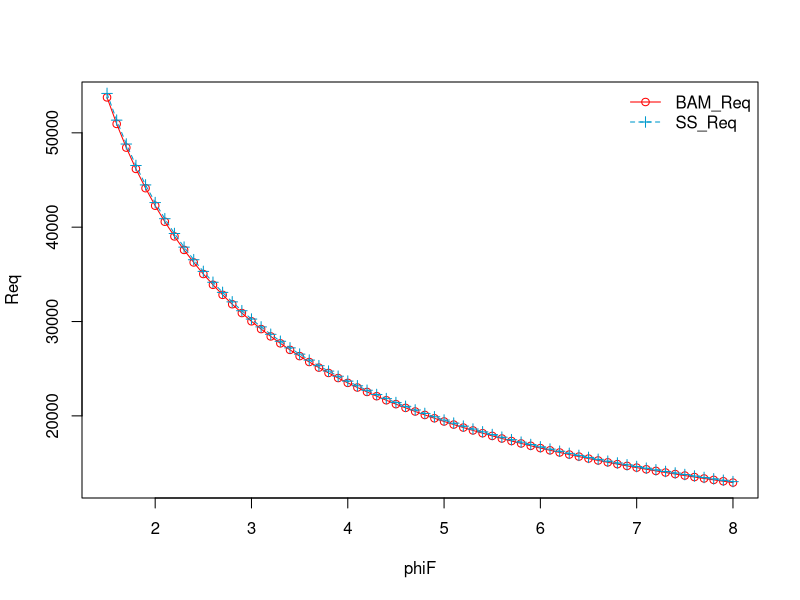
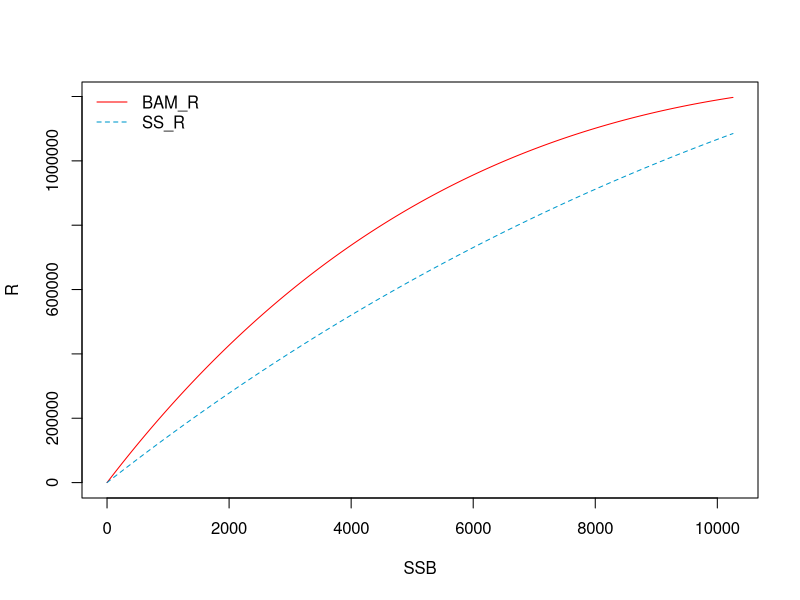
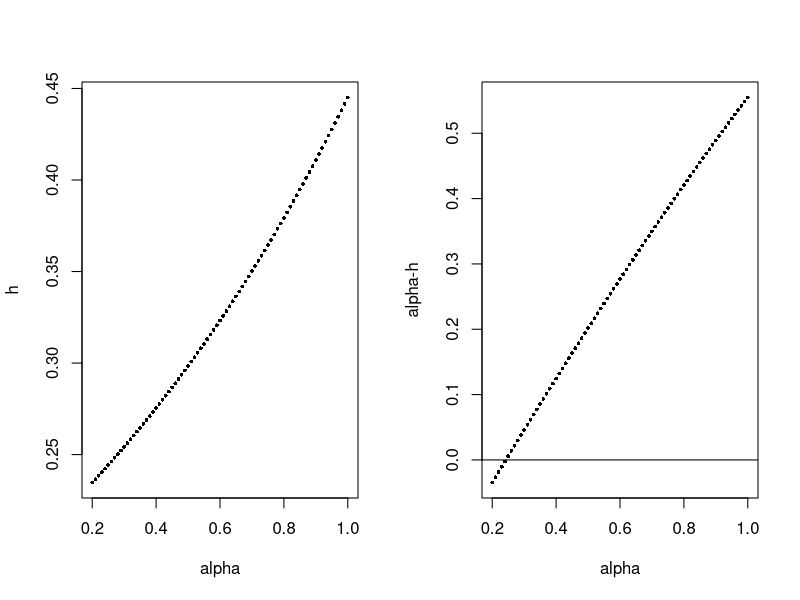
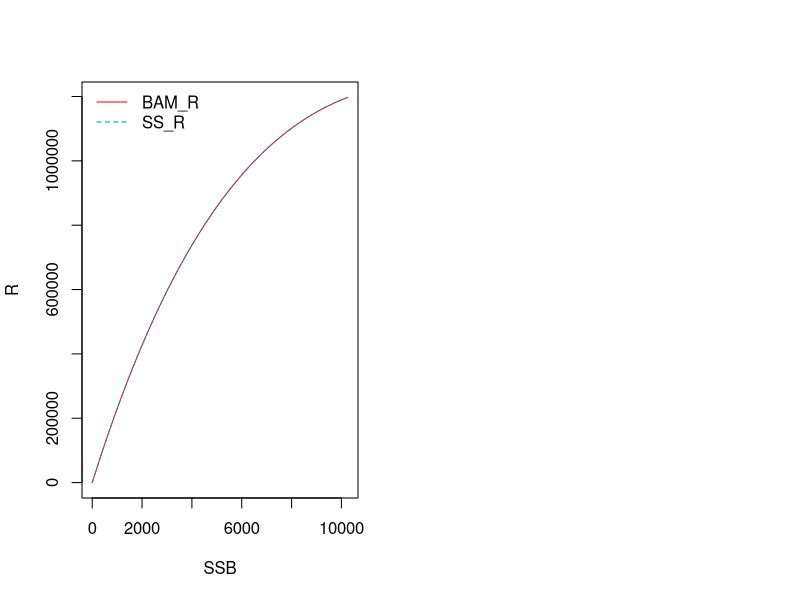
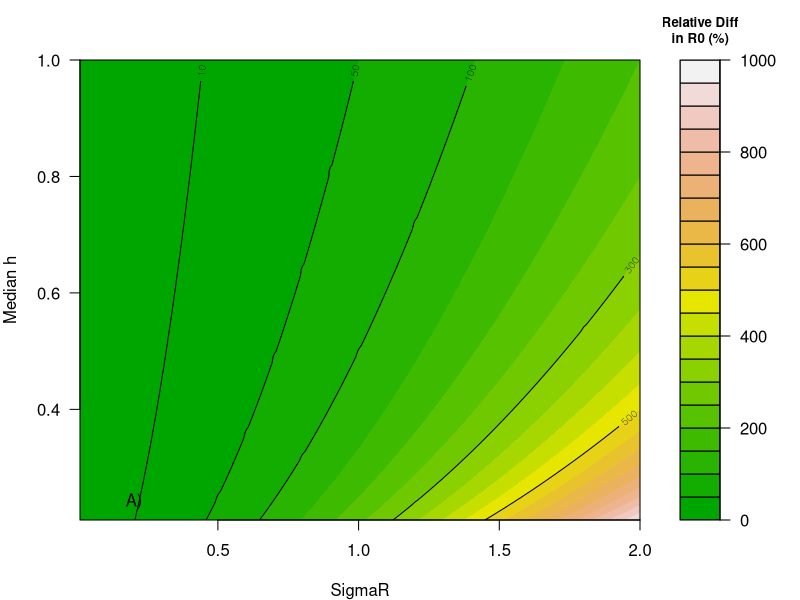
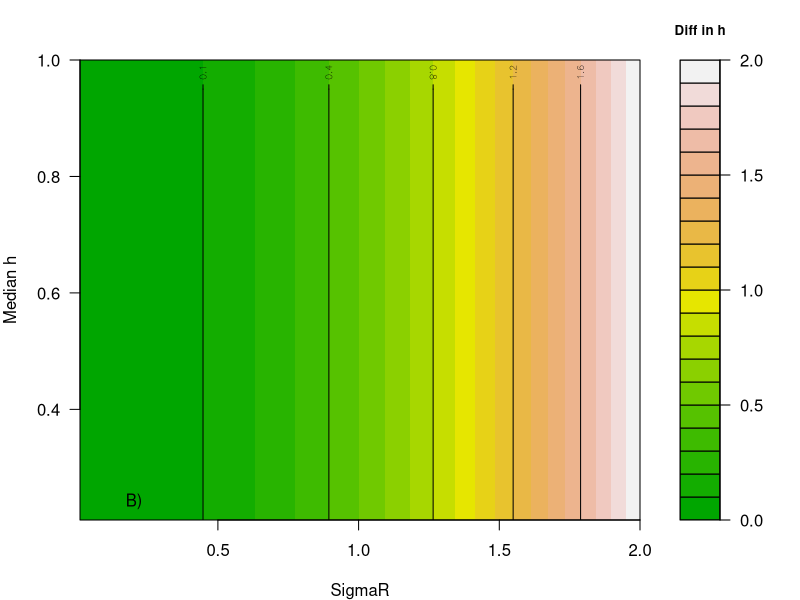

The R script that drew these images, in order:
## ---- chunk 1
knitr::opts_chunk$set(echo = TRUE)
## ---- chunk 2
R0_med_true=1000000     # true median R0 value
h_med_true=0.75   # vector of median steepness (h) values
phi0=0.01025625

sd.val=0.6
BC=(sd.val^2)/2

n=100000 # use a fairly large number because fits need be very tight

S0_med_true=R0_med_true*phi0

#S.vec=runif(n,min=0,max=S0)
S.vec=seq(0.001,S0_med_true, length=n)

R.vec.true=S.vec/phi0*exp(h_med_true*(1-S.vec/(R0_med_true*phi0)))
lnormdev.vec=rlnorm(n,0,sd.val)
R.vec.obs=R.vec.true*lnormdev.vec

# median S-R fit (produces median R0 and h, used in BAM)
SR.fit.med=function(par){
  R0.par=par[1]
  h.par=par[2]
  R.vec.pred=S.vec/phi0*exp(h.par*(1-S.vec/(R0.par*phi0)))
  resid=(log(R.vec.obs)-log(R.vec.pred))^2 # median likelihood
  resid.out=sum(resid)
  resid.out}

# SS S-R fit (produces mean R0 and h, used in SS)
SR.fit.SS=function(par){
  R0.par=par[1]
  h.par=par[2]
  R.vec.pred=S.vec/phi0*exp(h.par*(1-S.vec/(R0.par*phi0)))*exp(-BC)
  resid=(log(R.vec.obs)-log(R.vec.pred))^2 # median likelihood
  resid.out=sum(resid)
  resid.out}

#optimization for SR parameters using mean and median fit criteria
fit.med=optim(c(R0_med_true,h_med_true),SR.fit.med,lower=c(0,0.2),method="L-BFGS-B",upper=c(3*R0_med_true,1.0))
fit.SS=optim(c(R0_med_true,h_med_true),SR.fit.SS,lower=c(0,0.2),method="L-BFGS-B",upper=c(3*R0_med_true,1.0))

R0.BAM=fit.med$par[1]
h.BAM=fit.med$par[2]

R0.SS=fit.SS$par[1]
h.SS=fit.SS$par[2]
S0.SS=R0.SS*phi0

phiF=seq(from=1.5,to=8,by=0.1)

# SS method
Seq.SS=S0.SS*(1.+(log(R0.SS/S0.SS)+log(phiF))/h.SS);
Req.SS=R0.SS*Seq.SS/S0.SS * exp(h.SS*(1.-Seq.SS/S0.SS));
# BAM method
#Req.BAM=R0.BAM*(exp(BC)*4*h.BAM*phiF-(1-h.BAM)*phi0)/((5*h.BAM-1)*phiF)
Req.BAM=R0.BAM/(phiF/phi0)*(1+log(exp(BC)*phiF/phi0)/h.BAM)
Seq.BAM=Req.BAM*phiF

cat(paste("True_Median_R0=", R0_med_true, sep=""),
    paste("True_Median_h=", h_med_true, sep=""),
    paste("BAM_Median_R0=", R0.BAM, sep=""), 
    paste("BAM_Median_h=", h.BAM, sep=""), 
    paste("SS_Mean_R0=", R0.SS, sep=""),
    paste("SS_Mean_h=", h.SS, sep=""),
    sep="\n")

plot(phiF, Req.BAM, col="red", pch=1, type="o", lty=1, xlab="phiF", ylab="Req")
lines(phiF, Req.SS, col="deepskyblue3", pch=3, type="o", lty=2)
legend("topright",
       legend=c("BAM_Req", "SS_Req"), 
       col=c("red", "deepskyblue3"), 
       lty=c(1, 2),
       pch=c(1, 3),
       bty="n")
## ---- chunk 3
convertSRparms <- function(R0, h, phi, sigmaR, mean2med){
  BC <- ifelse(mean2med == TRUE, exp(-0.5 * sigmaR^2), exp(0.5 * sigmaR^2))
  S0BC <- R0 * phi * (1 + log(BC) / h)
  R0BC <- S0BC / phi
  Rnew <- BC * 0.2 *S0BC / phi * exp(h * (1 - 0.2 * S0BC/ (R0 * phi)))
  hBC <- Rnew /R0BC
  return(list(S0BC = S0BC, R0BC = R0BC, hBC = hBC))
}
## ---- chunk 4
R0 <- R0_med_true
h <- h_med_true
phi <- phi0
sigmaR <- sd.val
mean2med <- FALSE
p <- convertSRparms(R0, h, phi, sigmaR, mean2med)
## ---- chunk 5
cat(paste("R0=", R0, sep=""), 
    paste("h=", h, sep=""), 
    paste("phi=", phi, sep=""),
    paste("sigmaR=", sigmaR, sep=""),
    paste("mean2med=", mean2med, sep=""),
    paste("R0BC=", p$R0BC, sep=""),
    paste("hBC=", p$hBC, sep=""),
    sep="\n")
## ---- chunk 6
BC <- ifelse(mean2med == TRUE, exp(-0.5 * sigmaR^2), exp(0.5 * sigmaR^2))
S.vec <- seq(0, R0 * phi, length.out = 1000)
R.vec <- S.vec / phi * exp(h * (1 - S.vec/ (R0 * phi)))
R.vecBC <- R.vec * BC
R.calc <- S.vec / phi * exp(p$hBC * (1 - S.vec / (p$R0BC * phi)))
diff <- R.calc - R.vecBC
range(diff)
plot(S.vec, R.vecBC, col="red", xlab="SSB", ylab="R", type="l", lty=1)
lines(S.vec, R.calc, col="deepskyblue3", lty=2)
legend("topleft", 
       legend=c("BAM_R", "SS_R"), 
       col=c("red", "deepskyblue3"), 
       lty=c(1,2),
       bty="n")
## ---- chunk 7
alpha=seq(0.2, 1, by=0.01)
h=0.2*exp(alpha*0.8)
par(mfrow=c(1,2))
plot(alpha, h, xlab="alpha", ylab="h", pch=16, cex=0.5)
plot(alpha, alpha-h, xlab="alpha", ylab="alpha-h", pch=16, cex=0.5)
abline(h=0)
## ---- chunk 8
convertSRparms <- function(R0, h, phi, sigmaR, mean2med){
  BC <- ifelse(mean2med == TRUE, exp(-0.5 * sigmaR^2), exp(0.5 * sigmaR^2))
  S0BC <- R0 * phi * (1 + log(BC) / h)
  R0BC <- S0BC / phi
  Rnew <- BC * 0.2 *S0BC / phi * exp(h * (1 - 0.2 * S0BC/ (R0 * phi)))
  hBC <- 1.25*log(5*Rnew /R0BC)
  return(list(S0BC = S0BC, R0BC = R0BC, hBC = hBC))
}
## ---- chunk 9
R0 <- R0_med_true
h <- h_med_true
phi <- phi0
sigmaR <- sd.val
mean2med <- FALSE
p <- convertSRparms(R0, h, phi, sigmaR, mean2med)
## ---- chunk 10
cat(paste("R0=", R0, sep=""), 
    paste("h=", h, sep=""), 
    paste("phi=", phi, sep=""),
    paste("sigmaR=", sigmaR, sep=""),
    paste("mean2med=", mean2med, sep=""),
    paste("R0BC=", p$R0BC, sep=""),
    paste("hBC=", p$hBC, sep=""),
    sep="\n")
## ---- chunk 11
BC <- ifelse(mean2med == TRUE, exp(-0.5 * sigmaR^2), exp(0.5 * sigmaR^2))
S.vec <- seq(0, R0 * phi, length.out = 1000)
R.vec <- S.vec / phi * exp(h * (1 - S.vec/ (R0 * phi)))
R.vecBC <- R.vec * BC
R.calc <- S.vec / phi * exp(p$hBC * (1 - S.vec / (p$R0BC * phi)))
diff <- R.calc - R.vecBC
range(diff)
plot(S.vec, R.vecBC, col="red", xlab="SSB", ylab="R", type="l", lty=1)
lines(S.vec, R.calc, col="deepskyblue3", lty=2)
legend("topleft", 
       legend=c("BAM_R", "SS_R"), 
       col=c("red", "deepskyblue3"), 
       lty=c(1,2),
       bty="n")
## ---- chunk 12
R0=1000000
phi=0.01025625
sigmaR=seq(0.01, 2, by=0.01)
h=seq(0.21, 1, by=0.01)

R0diff <- hdiff <- matrix(NA, nrow=length(sigmaR), ncol=length(h))

for(i in 1:length(sigmaR)){
  for(j in 1:length(h)){
    R0diff[i,j] <- (convertSRparms(R0=R0, h=h[j], phi=phi, sigmaR=sigmaR[i], mean2med=FALSE)$R0BC-R0)/R0*100
    hdiff[i,j] <- (convertSRparms(R0=R0, h=h[j], phi=phi, sigmaR=sigmaR[i], mean2med=FALSE)$hBC-h[j])
  }
}

par(mfrow=c(1,1), mar=c(4,4,3,0.5))
filled.contour(sigmaR, h, R0diff,
               color = terrain.colors,
               xlab="SigmaR", ylab="Median h",
               plot.axes = {
                 axis(1); axis(2);
                 contour(sigmaR, h, R0diff,
                         col = "black",
                         add = TRUE,
                         levels = c(10, 50, 100, 300, 500),
                         method="edge")
                 },
               key.title = {
                 par(cex.main=0.8);
                 title(main="Relative Diff\nin R0 (%)")
                 })
legend("bottomleft", "A)", bty="n", box.col = "")

par(mfrow=c(1,1), mar=c(4,4,3,0.5))
filled.contour(sigmaR, h, hdiff,
               color = terrain.colors,
               xlab="SigmaR", ylab="Median h",
               plot.axes = {
                 axis(1); axis(2);
                 contour(sigmaR, h, hdiff,
                         col = "black",
                         add = TRUE,
                         levels = c(0.1, 0.4, 0.8, 1.2, 1.6),
                         method="edge")
                 },
               key.title = {
                 par(cex.main=0.8);
                 title(main="Diff in h")
               })
legend("bottomleft", "B)", bty="n", box.col = "")

